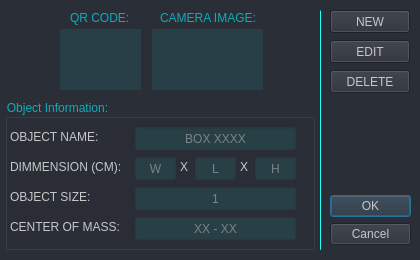
<?xml version="1.0" encoding="UTF-8"?>
<ui version="4.0">
 <class>qrReaderApp</class>
 <widget class="QDialog" name="qrReaderApp">
  <property name="geometry">
   <rect>
    <x>0</x>
    <y>0</y>
    <width>420</width>
    <height>260</height>
   </rect>
  </property>
  <property name="windowTitle">
   <string>QR Code Reader</string>
  </property>
  <property name="styleSheet">
   <string notr="true">background: #2A2E37;</string>
  </property>
  <widget class="QDialogButtonBox" name="qrapp_Buttons">
   <property name="geometry">
    <rect>
     <x>330</x>
     <y>195</y>
     <width>81</width>
     <height>61</height>
    </rect>
   </property>
   <property name="cursor">
    <cursorShape>PointingHandCursor</cursorShape>
   </property>
   <property name="styleSheet">
    <string notr="true">color: rgb(199, 199, 199);</string>
   </property>
   <property name="orientation">
    <enum>Qt::Vertical</enum>
   </property>
   <property name="standardButtons">
    <set>QDialogButtonBox::Cancel|QDialogButtonBox::Ok</set>
   </property>
  </widget>
  <widget class="QGroupBox" name="objectInfo">
   <property name="geometry">
    <rect>
     <x>5</x>
     <y>99</y>
     <width>310</width>
     <height>151</height>
    </rect>
   </property>
   <property name="styleSheet">
    <string notr="true">color: rgb(14, 172, 186);</string>
   </property>
   <property name="title">
    <string>Object Information:</string>
   </property>
   <widget class="QLineEdit" name="weight_Value">
    <property name="geometry">
     <rect>
      <x>130</x>
      <y>58</y>
      <width>41</width>
      <height>23</height>
     </rect>
    </property>
    <property name="cursor">
     <cursorShape>ArrowCursor</cursorShape>
    </property>
    <property name="styleSheet">
     <string notr="true">background: rgba(29, 222, 216, 0.1);
color: rgb(199, 199, 199);</string>
    </property>
    <property name="text">
     <string/>
    </property>
    <property name="alignment">
     <set>Qt::AlignCenter</set>
    </property>
    <property name="readOnly">
     <bool>true</bool>
    </property>
    <property name="placeholderText">
     <string>W</string>
    </property>
   </widget>
   <widget class="QLineEdit" name="object_Size_Value">
    <property name="geometry">
     <rect>
      <x>130</x>
      <y>88</y>
      <width>161</width>
      <height>23</height>
     </rect>
    </property>
    <property name="cursor">
     <cursorShape>ArrowCursor</cursorShape>
    </property>
    <property name="whatsThis">
     <string>1 - Small / 2 - Medium / 3 - Large</string>
    </property>
    <property name="styleSheet">
     <string notr="true">background: rgba(29, 222, 216, 0.1);
color: rgb(199, 199, 199);</string>
    </property>
    <property name="echoMode">
     <enum>QLineEdit::PasswordEchoOnEdit</enum>
    </property>
    <property name="alignment">
     <set>Qt::AlignCenter</set>
    </property>
    <property name="readOnly">
     <bool>true</bool>
    </property>
    <property name="placeholderText">
     <string>1</string>
    </property>
   </widget>
   <widget class="QLabel" name="mass_Point_Label">
    <property name="geometry">
     <rect>
      <x>5</x>
      <y>120</y>
      <width>111</width>
      <height>16</height>
     </rect>
    </property>
    <property name="styleSheet">
     <string notr="true">color: rgb(199, 199, 199);</string>
    </property>
    <property name="text">
     <string>CENTER OF MASS:</string>
    </property>
    <property name="buddy">
     <cstring>mass_Point_Value</cstring>
    </property>
   </widget>
   <widget class="QLineEdit" name="mass_Point_Value">
    <property name="geometry">
     <rect>
      <x>130</x>
      <y>118</y>
      <width>161</width>
      <height>23</height>
     </rect>
    </property>
    <property name="cursor">
     <cursorShape>ArrowCursor</cursorShape>
    </property>
    <property name="styleSheet">
     <string notr="true">background: rgba(29, 222, 216, 0.1);
color: rgb(199, 199, 199);</string>
    </property>
    <property name="text">
     <string/>
    </property>
    <property name="echoMode">
     <enum>QLineEdit::Normal</enum>
    </property>
    <property name="alignment">
     <set>Qt::AlignCenter</set>
    </property>
    <property name="readOnly">
     <bool>true</bool>
    </property>
    <property name="placeholderText">
     <string>XX - XX</string>
    </property>
   </widget>
   <widget class="QLabel" name="dimmension_Label">
    <property name="geometry">
     <rect>
      <x>5</x>
      <y>60</y>
      <width>121</width>
      <height>16</height>
     </rect>
    </property>
    <property name="styleSheet">
     <string notr="true">color: rgb(199, 199, 199);</string>
    </property>
    <property name="text">
     <string>DIMMENSION (CM):</string>
    </property>
    <property name="buddy">
     <cstring>weight_Value</cstring>
    </property>
   </widget>
   <widget class="QLineEdit" name="object_Name">
    <property name="geometry">
     <rect>
      <x>130</x>
      <y>28</y>
      <width>161</width>
      <height>23</height>
     </rect>
    </property>
    <property name="cursor">
     <cursorShape>ArrowCursor</cursorShape>
    </property>
    <property name="whatsThis">
     <string/>
    </property>
    <property name="styleSheet">
     <string notr="true">background: rgba(29, 222, 216, 0.1);
color: rgb(199, 199, 199);</string>
    </property>
    <property name="alignment">
     <set>Qt::AlignCenter</set>
    </property>
    <property name="dragEnabled">
     <bool>false</bool>
    </property>
    <property name="readOnly">
     <bool>true</bool>
    </property>
    <property name="placeholderText">
     <string>BOX XXXX</string>
    </property>
   </widget>
   <widget class="QLabel" name="object_Size_Label">
    <property name="geometry">
     <rect>
      <x>5</x>
      <y>90</y>
      <width>81</width>
      <height>16</height>
     </rect>
    </property>
    <property name="styleSheet">
     <string notr="true">color: rgb(199, 199, 199);</string>
    </property>
    <property name="text">
     <string>OBJECT SIZE:</string>
    </property>
    <property name="buddy">
     <cstring>object_Size_Value</cstring>
    </property>
   </widget>
   <widget class="QLabel" name="object_Name_Label">
    <property name="geometry">
     <rect>
      <x>5</x>
      <y>30</y>
      <width>91</width>
      <height>16</height>
     </rect>
    </property>
    <property name="styleSheet">
     <string notr="true">color: rgb(199, 199, 199);</string>
    </property>
    <property name="text">
     <string>OBJECT NAME:</string>
    </property>
    <property name="buddy">
     <cstring>object_Name</cstring>
    </property>
   </widget>
   <widget class="QLineEdit" name="lenght_Value">
    <property name="geometry">
     <rect>
      <x>190</x>
      <y>58</y>
      <width>41</width>
      <height>23</height>
     </rect>
    </property>
    <property name="cursor">
     <cursorShape>ArrowCursor</cursorShape>
    </property>
    <property name="styleSheet">
     <string notr="true">background: rgba(29, 222, 216, 0.1);
color: rgb(199, 199, 199);</string>
    </property>
    <property name="alignment">
     <set>Qt::AlignCenter</set>
    </property>
    <property name="readOnly">
     <bool>true</bool>
    </property>
    <property name="placeholderText">
     <string>L</string>
    </property>
   </widget>
   <widget class="QLineEdit" name="height_Value">
    <property name="geometry">
     <rect>
      <x>250</x>
      <y>58</y>
      <width>41</width>
      <height>23</height>
     </rect>
    </property>
    <property name="cursor">
     <cursorShape>ArrowCursor</cursorShape>
    </property>
    <property name="styleSheet">
     <string notr="true">background: rgba(29, 222, 216, 0.1);
color: rgb(199, 199, 199);</string>
    </property>
    <property name="alignment">
     <set>Qt::AlignCenter</set>
    </property>
    <property name="readOnly">
     <bool>true</bool>
    </property>
    <property name="placeholderText">
     <string>H</string>
    </property>
   </widget>
   <widget class="QLabel" name="x1_Label">
    <property name="geometry">
     <rect>
      <x>175</x>
      <y>60</y>
      <width>13</width>
      <height>16</height>
     </rect>
    </property>
    <property name="styleSheet">
     <string notr="true">color: rgb(199, 199, 199);</string>
    </property>
    <property name="text">
     <string>X</string>
    </property>
    <property name="buddy">
     <cstring>weight_Value</cstring>
    </property>
   </widget>
   <widget class="QLabel" name="x2_Label">
    <property name="geometry">
     <rect>
      <x>235</x>
      <y>60</y>
      <width>13</width>
      <height>16</height>
     </rect>
    </property>
    <property name="styleSheet">
     <string notr="true">color: rgb(199, 199, 199);</string>
    </property>
    <property name="text">
     <string>X</string>
    </property>
    <property name="buddy">
     <cstring>weight_Value</cstring>
    </property>
   </widget>
   <zorder>object_Size_Value</zorder>
   <zorder>mass_Point_Label</zorder>
   <zorder>mass_Point_Value</zorder>
   <zorder>dimmension_Label</zorder>
   <zorder>object_Name</zorder>
   <zorder>object_Size_Label</zorder>
   <zorder>object_Name_Label</zorder>
   <zorder>height_Value</zorder>
   <zorder>x1_Label</zorder>
   <zorder>lenght_Value</zorder>
   <zorder>x2_Label</zorder>
   <zorder>weight_Value</zorder>
  </widget>
  <widget class="Line" name="qrapp_Line">
   <property name="geometry">
    <rect>
     <x>320</x>
     <y>10</y>
     <width>1</width>
     <height>240</height>
    </rect>
   </property>
   <property name="styleSheet">
    <string notr="true">background: rgba(29, 222, 216);</string>
   </property>
   <property name="orientation">
    <enum>Qt::Vertical</enum>
   </property>
  </widget>
  <widget class="QWidget" name="qr_Image" native="true">
   <property name="geometry">
    <rect>
     <x>60</x>
     <y>29</y>
     <width>81</width>
     <height>61</height>
    </rect>
   </property>
   <property name="styleSheet">
    <string notr="true">background: rgba(29, 222, 216, 0.1);
color: rgb(199, 199, 199);</string>
   </property>
  </widget>
  <widget class="QLabel" name="qr_Image_Label">
   <property name="geometry">
    <rect>
     <x>70</x>
     <y>10</y>
     <width>71</width>
     <height>16</height>
    </rect>
   </property>
   <property name="styleSheet">
    <string notr="true">color: rgb(14, 172, 186);</string>
   </property>
   <property name="text">
    <string>QR CODE:</string>
   </property>
   <property name="buddy">
    <cstring>object_Name</cstring>
   </property>
  </widget>
  <widget class="QPushButton" name="qrapp_New">
   <property name="geometry">
    <rect>
     <x>330</x>
     <y>10</y>
     <width>80</width>
     <height>23</height>
    </rect>
   </property>
   <property name="cursor">
    <cursorShape>PointingHandCursor</cursorShape>
   </property>
   <property name="styleSheet">
    <string notr="true">color: rgb(199, 199, 199);</string>
   </property>
   <property name="text">
    <string>NEW</string>
   </property>
  </widget>
  <widget class="QPushButton" name="qrapp_Edit">
   <property name="geometry">
    <rect>
     <x>330</x>
     <y>40</y>
     <width>80</width>
     <height>23</height>
    </rect>
   </property>
   <property name="cursor">
    <cursorShape>PointingHandCursor</cursorShape>
   </property>
   <property name="styleSheet">
    <string notr="true">color: rgb(199, 199, 199);</string>
   </property>
   <property name="text">
    <string>EDIT</string>
   </property>
  </widget>
  <widget class="QPushButton" name="qrapp_Delete">
   <property name="geometry">
    <rect>
     <x>330</x>
     <y>70</y>
     <width>80</width>
     <height>23</height>
    </rect>
   </property>
   <property name="cursor">
    <cursorShape>PointingHandCursor</cursorShape>
   </property>
   <property name="styleSheet">
    <string notr="true">color: rgb(199, 199, 199);</string>
   </property>
   <property name="text">
    <string>DELETE</string>
   </property>
  </widget>
  <widget class="QWidget" name="camera_Image" native="true">
   <property name="geometry">
    <rect>
     <x>152</x>
     <y>29</y>
     <width>111</width>
     <height>61</height>
    </rect>
   </property>
   <property name="styleSheet">
    <string notr="true">background: rgba(29, 222, 216, 0.1);
color: rgb(199, 199, 199);</string>
   </property>
  </widget>
  <widget class="QLabel" name="camere_Image_Label">
   <property name="geometry">
    <rect>
     <x>160</x>
     <y>10</y>
     <width>101</width>
     <height>16</height>
    </rect>
   </property>
   <property name="styleSheet">
    <string notr="true">color: rgb(14, 172, 186);</string>
   </property>
   <property name="text">
    <string>CAMERA IMAGE:</string>
   </property>
   <property name="buddy">
    <cstring>object_Name</cstring>
   </property>
  </widget>
 </widget>
 <resources>
  <include location="../../../images/vectors/vectors.qrc"/>
 </resources>
 <connections>
  <connection>
   <sender>qrapp_Buttons</sender>
   <signal>accepted()</signal>
   <receiver>qrReaderApp</receiver>
   <slot>accept()</slot>
   <hints>
    <hint type="sourcelabel">
     <x>248</x>
     <y>254</y>
    </hint>
    <hint type="destinationlabel">
     <x>157</x>
     <y>274</y>
    </hint>
   </hints>
  </connection>
  <connection>
   <sender>qrapp_Buttons</sender>
   <signal>rejected()</signal>
   <receiver>qrReaderApp</receiver>
   <slot>reject()</slot>
   <hints>
    <hint type="sourcelabel">
     <x>316</x>
     <y>260</y>
    </hint>
    <hint type="destinationlabel">
     <x>286</x>
     <y>274</y>
    </hint>
   </hints>
  </connection>
 </connections>
</ui>
